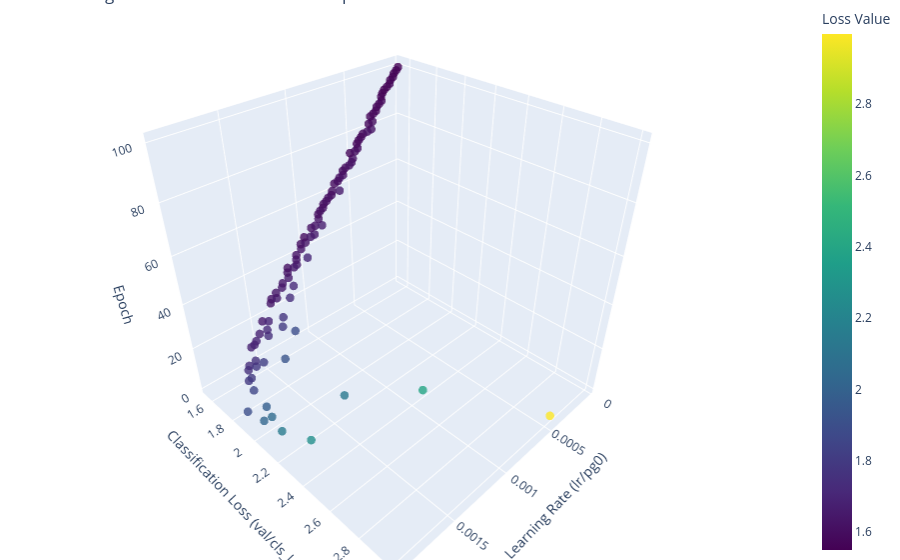

Notebook cell for this chart:
### Markdown cell above
Las métricas mAP50 y mAP50-95 en este contexto suelen referirse al conjunto de validación (val set), ya que el cálculo del Mean Average Precision (mAP) generalmente se realiza sobre datos no vistos para evaluar el rendimiento real del modelo.

En los registros de entrenamiento, típicamente:

- Las pérdidas (train/box_loss, train/cls_loss, etc.) se calculan sobre el conjunto de entrenamiento.
- Las métricas (metrics/precision(B), metrics/recall(B), metrics/mAP50(B), etc.) se calculan sobre el conjunto de validación.
- Las pérdidas de validación (val/box_loss, val/cls_loss, etc.) también reflejan el rendimiento en el conjunto de validación.

### Code cell
graph_LrLoss_3D(df1)
